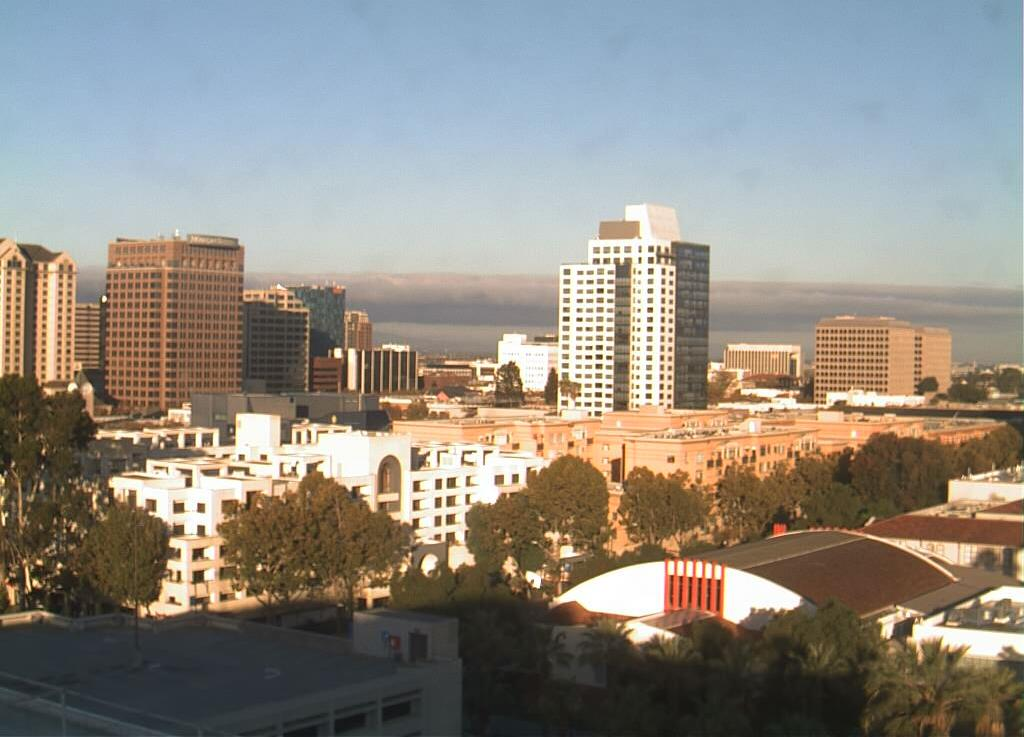
#> input picture 1_1_Image_Representation/day_night_images/test/day/20151101_152512.jpg, 1024 x 737 px; its folder holds only this picture in this run
$ jupyter execute --allow-errors '6_3. Average Brightness.ipynb'   (shell and % lines are left out)
#> lines starting #> are read from the running program, lines starting #| are printed output that depends on the picture
### 1_1_Image_Representation/helpers.py
# Helper functions

import os
import glob # library for loading images from a directory
import matplotlib.image as mpimg

import cv2


# This function loads in images and their labels and places them in a list
# The list contains all images and their associated labels
# For example, after data is loaded, im_list[0][:] will be the first image-label pair in the list
def load_dataset(image_dir):

    # Populate this empty image list
#> called with image_dir = 'day_night_images/training/'
    im_list = []
    image_types = ["day", "night"]

    # Iterate through each color folder
    for im_type in image_types:

        # Iterate through each image file in each image_type folder
        # glob reads in any image with the extension "image_dir/im_type/*"
        for file in glob.glob(os.path.join(image_dir, im_type, "*")):

            # Read in the image
            im = mpimg.imread(file)
#> im is the input picture: shape (737, 1024, 3); mean R, G, B 143.8, 138.9, 130.5

            # Check if the image exists/if it's been correctly read-in
            if not im is None:
                # Append the image, and it's type (red, green, yellow) to the image list
                im_list.append((im, im_type))

    return im_list


## Standardize the input images
# Resize each image to the desired input size: 600x1100px (hxw).

## Standardize the output
# With each loaded image, we also specify the expected output.
# For this, we use binary numerical values 0/1 = night/day.


# This function should take in an RGB image and return a new, standardized version
# 600 height x 1100 width image size (px x px)
def standardize_input(image):

    # Resize image and pre-process so that all "standard" images are the same size
    standard_im = cv2.resize(image, (1100, 600))

    return standard_im


# Examples:
# encode("day") should return: 1
# encode("night") should return: 0
def encode(label):

    numerical_val = 0
    if(label == 'day'):
        numerical_val = 1
    # else it is night and can stay 0

    return numerical_val

# using both functions above, standardize the input images and output labels
def standardize(image_list):

    # Empty image data array
    standard_list = []

    # Iterate through all the image-label pairs
    for item in image_list:
        image = item[0]
        label = item[1]

        # Standardize the image
        standardized_im = standardize_input(image)

        # Create a numerical label
        binary_label = encode(label)

        # Append the image, and it's one hot encoded label to the full, processed list of image data
        standard_list.append((standardized_im, binary_label))

    return standard_list

### 1_1_Image_Representation/6_3. Average Brightness.ipynb
# Day and Night Image Classifier
---

The day/night image dataset consists of 200 RGB color images in two categories: day and night. There are equal numbers of each example: 100 day images and 100 night images.

We'd like to build a classifier that can accurately label these images as day or night, and that relies on finding distinguishing features between the two types of images!

*Note: All images come from the [AMOS dataset](http://cs.uky.edu/~jacobs/datasets/amos/) (Archive of Many Outdoor Scenes).*

### Import resources

Before you get started on the project code, import the libraries and resources that you'll need.

[cell 1]
from google.colab import drive
drive.mount('/content/drive')

[cell 2]
%cd '/content/drive/MyDrive/Udacity/Computer Vision Nanodegree/CVND_Exercises/1_1_Image_Representation'

[cell 3]
import cv2 # computer vision library
import helpers

import numpy as np
import matplotlib.pyplot as plt
import matplotlib.image as mpimg

## Training and Testing Data
The 200 day/night images are separated into training and testing datasets.

* 60% of these images are training images, for you to use as you create a classifier.
* 40% are test images, which will be used to test the accuracy of your classifier.

First, we set some variables to keep track of some where our images are stored:

    image_dir_training: the directory where our training image data is stored
    image_dir_test: the directory where our test image data is stored

[cell 4]
# Image data directories
image_dir_training = "day_night_images/training/"
image_dir_test = "day_night_images/test/"

## Load the datasets

These first few lines of code will load the training day/night images and store all of them in a variable, `IMAGE_LIST`. This list contains the images and their associated label ("day" or "night").

For example, the first image-label pair in `IMAGE_LIST` can be accessed by index:
``` IMAGE_LIST[0][:]```.

[cell 5]
# Using the load_dataset function in helpers.py
# Load training data
IMAGE_LIST = helpers.load_dataset(image_dir_training)
#> IMAGE_LIST = 2 items

## Construct a `STANDARDIZED_LIST` of input images and output labels.

This function takes in a list of image-label pairs and outputs a **standardized** list of resized images and numerical labels.

[cell 6]
# Standardize all training images
STANDARDIZED_LIST = helpers.standardize(IMAGE_LIST)
#> the loop in standardize, `for item in image_list:` made 2 passes
#> (label, numerical_val in encode, binary_label) on passes 1 to 2: ('day', 1, 1), ('night', 0, 0)
#> pass 1, in standardize_input, `standard_im = cv2.resize(image, (1100, 600))`:
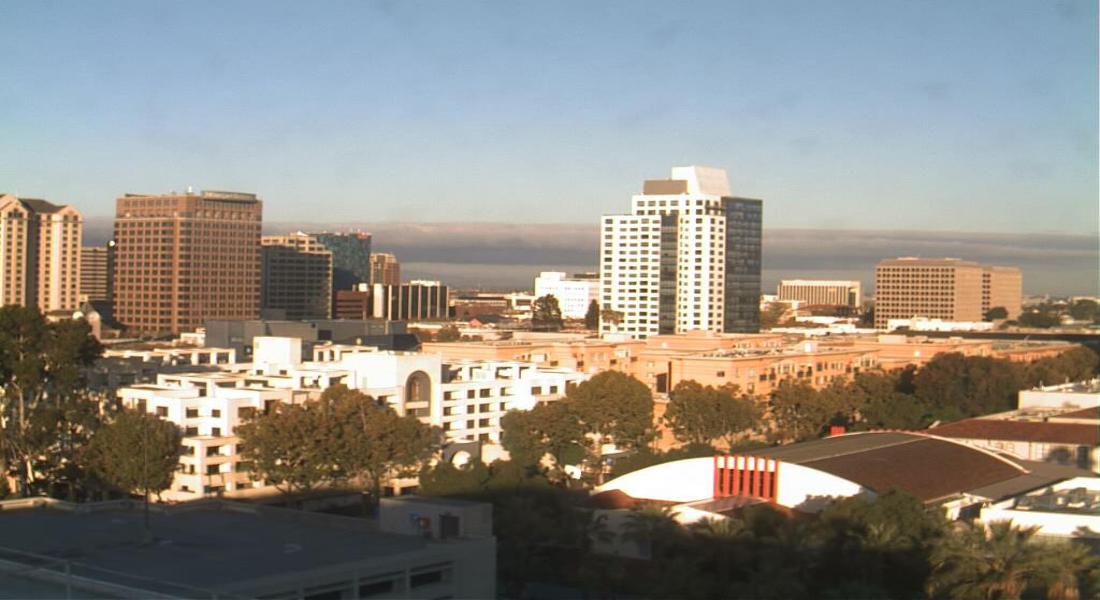
#> standard_im: shape (600, 1100, 3); mean R, G, B 143.7, 138.8, 130.4
#> pass 2, in standardize_input (call 2), `standard_im = cv2.resize(image, (1100, 600))`:
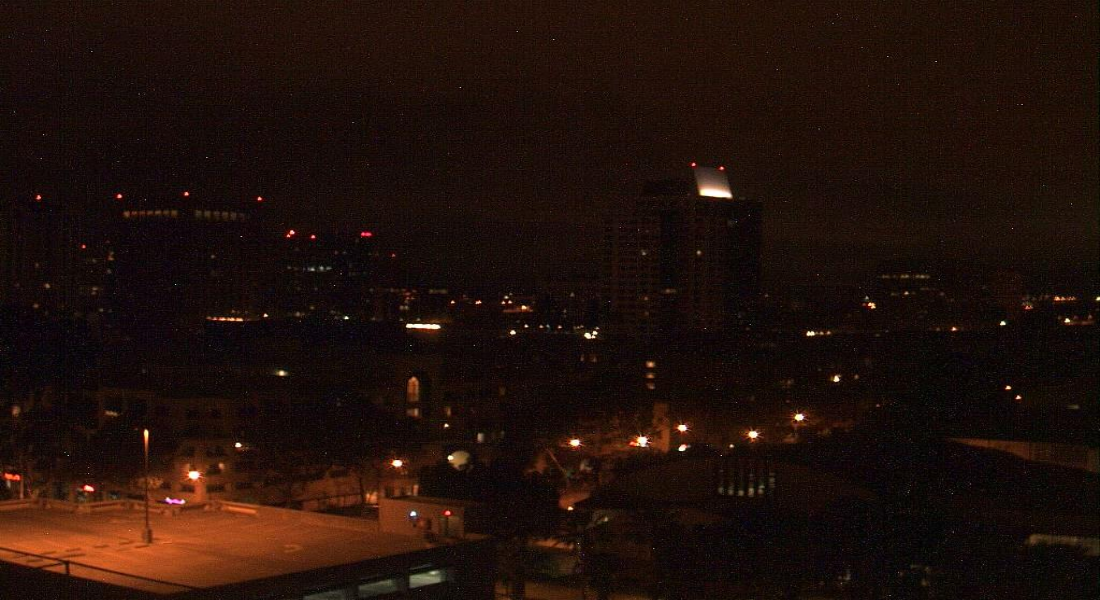
#> standard_im: shape (600, 1100, 3); mean R, G, B 32.6, 16.1, 10.3
#> STANDARDIZED_LIST = 2 items

## Visualize the standardized data

Display a standardized image from STANDARDIZED_LIST.

[cell 7]
# Display a standardized image and its label

# Select an image by index
image_num = 0
selected_image = STANDARDIZED_LIST[image_num][0]
selected_label = STANDARDIZED_LIST[image_num][1]
#> selected_label = 1

# Display image and data about it
plt.imshow(selected_image)
print("Shape: "+str(selected_image.shape))
#| Shape: (600, 1100, 3)
print("Label [1 = day, 0 = night]: " + str(selected_label))
#| Label [1 = day, 0 = night]: 1

# Feature Extraction

Create a feature that represents the brightness in an image. We'll be extracting the **average brightness** using HSV colorspace. Specifically, we'll use the V channel (a measure of brightness), add up the pixel values in the V channel, then divide that sum by the area of the image to get the average Value of the image.

## RGB to HSV conversion

Below, a test image is converted from RGB to HSV colorspace and each component is displayed in an image.

[cell 8]
# Convert an image to HSV colorspace
# Visualize the individual color channels

image_num = 0
test_im = STANDARDIZED_LIST[image_num][0]
test_label = STANDARDIZED_LIST[image_num][1]
#> test_label = 1

# Convert to HSV
hsv = cv2.cvtColor(test_im, cv2.COLOR_RGB2HSV)
#> hsv: shape (600, 1100, 3); mean H, S, V 52.5, 71.7, 157.8

# Print image label
print('Label: ' + str(test_label))
#| Label: 1

# HSV channels
h = hsv[:,:,0]
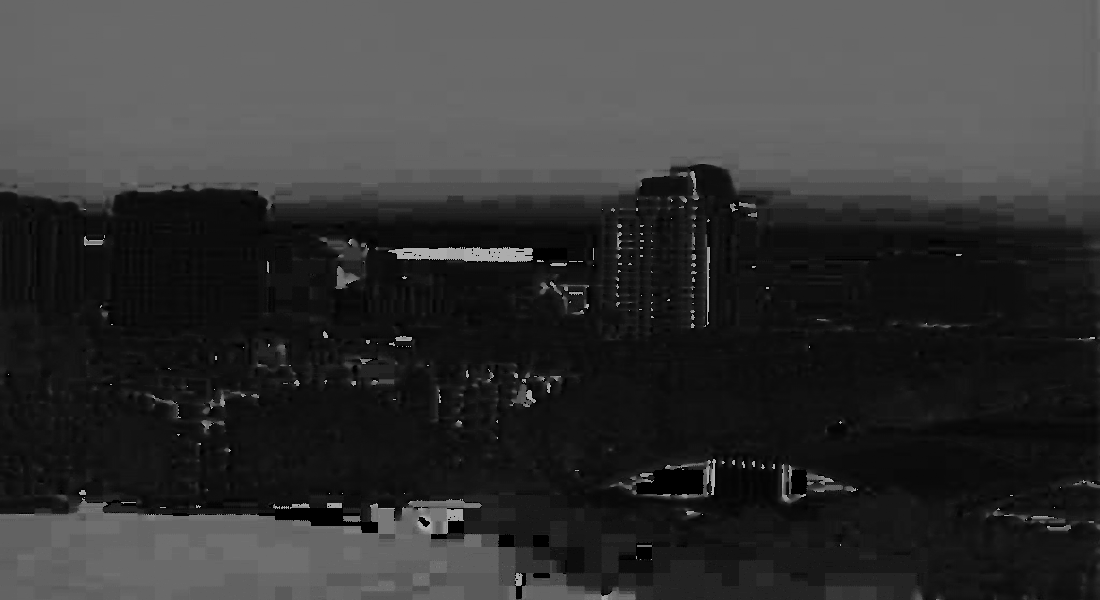
#> h: shape (600, 1100); min 0, max 179, mean 52.5
s = hsv[:,:,1]
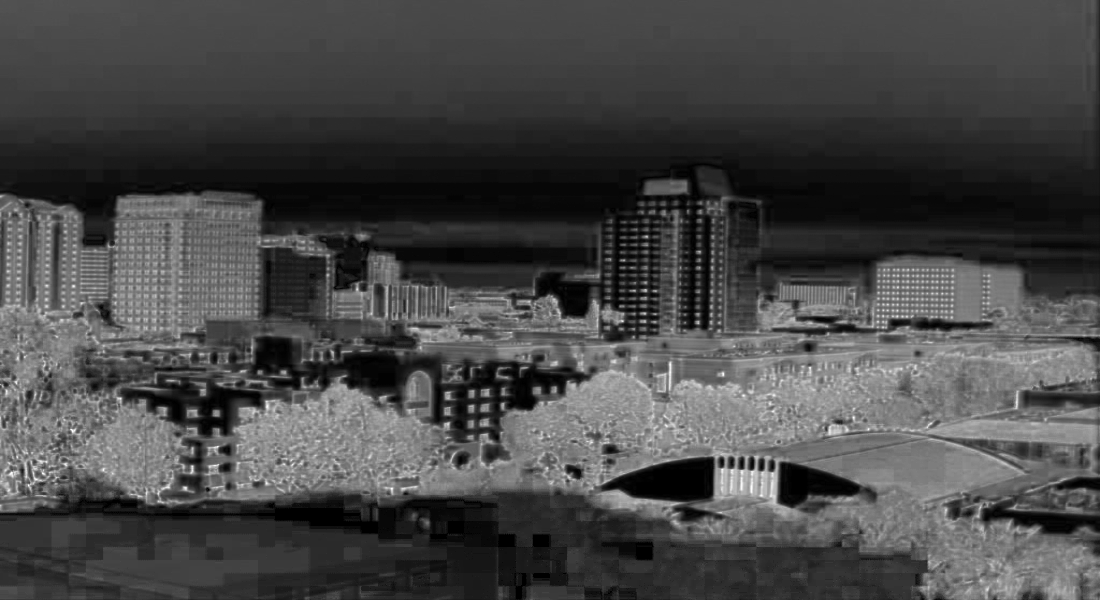
#> s: shape (600, 1100); min 0, max 255, mean 71.7
v = hsv[:,:,2]
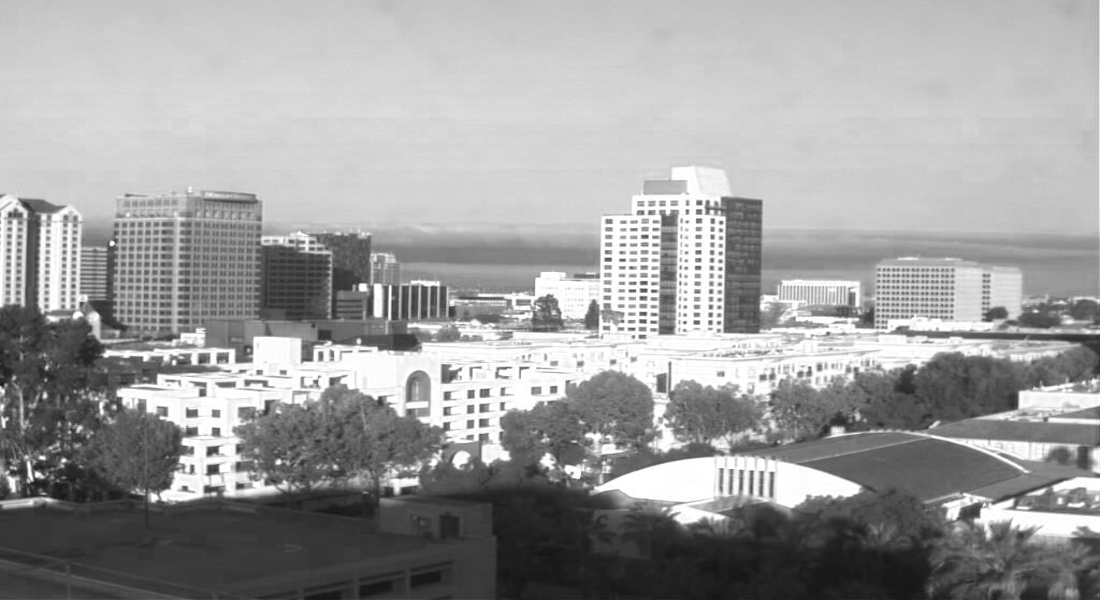
#> v: shape (600, 1100); min 21, max 255, mean 157.8

# Plot the original image and the three channels
f, (ax1, ax2, ax3, ax4) = plt.subplots(1, 4, figsize=(20,10))
ax1.set_title('Standardized image')
ax1.imshow(test_im)
ax2.set_title('H channel')
ax2.imshow(h, cmap='gray')
ax3.set_title('S channel')
ax3.imshow(s, cmap='gray')
ax4.set_title('V channel')
ax4.imshow(v, cmap='gray')
